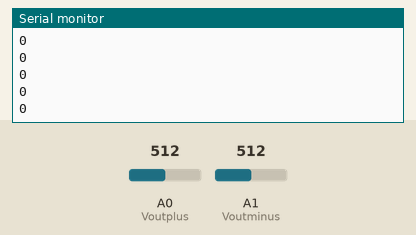
Simulated run of this sketch. Board: Arduino Uno, built with avr-gcc and run on an emulated ATmega328P. On the bench: the last lines printed to the serial monitor. Inputs (shaded band) come from the test bench; at power-on: A0 (Voutplus) = 512, A1 (Voutminus) = 512.

Above: at 1.2 s.
1.3 s: A0 (Voutplus) set to 716
At 1.9 s:
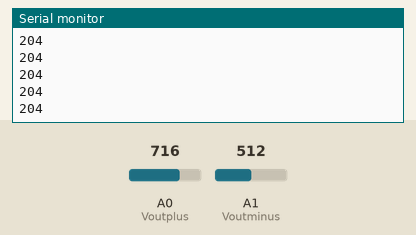
2.8 s: A1 (Voutminus) set to 306
At 3.7 s:
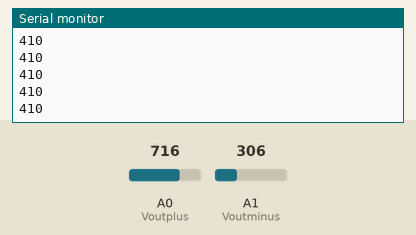
4.3 s: A0 (Voutplus) set to 900
At 5.1 s:
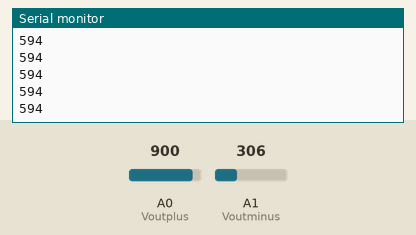
5.8 s: A1 (Voutminus) set to 122
At 6.3 s:
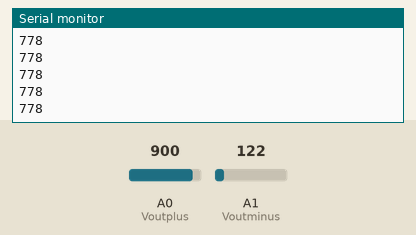
Timing chart, 0 to 8.3 s (numbered marks = the images above; inputs shaded):
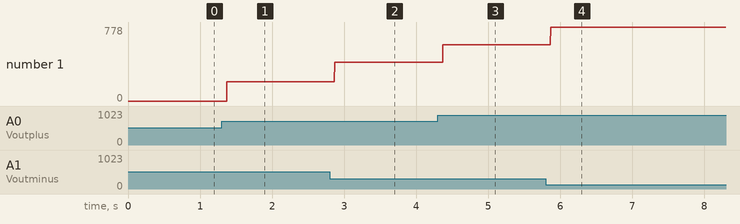

The sketch:

pitot_tube.ino
```cpp
int Voutplus = 14;
int Voutminus = 15;
float millivolt_out;
float pressure_kPa;
float speed;
int digital_value;
int a;
int b;

void setup() {
  pinMode(Voutplus,INPUT);
  pinMode(Voutminus,INPUT);
  Serial.begin(9600);
}

void loop() {
  a = analogRead(Voutplus);
  b = analogRead(Voutminus);
  digital_value = abs(b-a);
  millivolt_out = ((digital_value/1023)*3.3)*1000;
  pressure_kPa = (2*millivolt_out - 40)/7;
  speed = sqrt((2*pressure_kPa*1000)/1.193);
  Serial.println(digital_value);
}
```

Measured:
- after the input at 1.3 s, the serial monitor: prints a new line after 0.07 s (image 1)
- after the input at 2.8 s, the serial monitor: prints a new line after 0.07 s (image 2)
- after the input at 4.3 s, the serial monitor: prints a new line after 0.07 s (image 3)
- after the input at 5.8 s, the serial monitor: prints a new line after 0.07 s (image 4)
- plotted number 1: 0 → 204 after the input at 1.3 s, 204 → 410 after the input at 2.8 s, 410 → 594 after the input at 4.3 s, 594 → 778 after the input at 5.8 s
